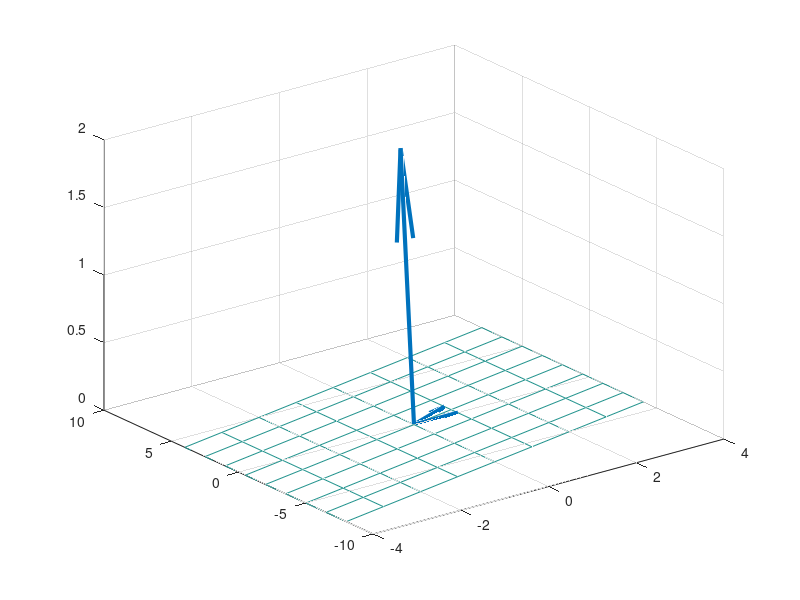

The MATLAB source for this figure:
clear all;
clf;

% Matriz cuyas COLUMNAS son tus vectores del sistema generador
A = [2, 0;  % Vector 1 (columna 1): [2; 1]
     1, 3]; % Vector 2 (columna 2): [0; 3]

% Generar una malla de escalares (coeficientes c1 y c2)
[c1, c2] = meshgrid(-2:0.5:2, -2:0.5:2);

% Operación matricial para generar múltiples vectores en el subespacio
% Cada punto en X e Y es una combinación lineal: c1*v1 + c2*v2
X_subespacio = A(1,1)*c1 + A(1,2)*c2;
Y_subespacio = A(2,1)*c1 + A(2,2)*c2;

% Graficar el subespacio generado (un plano o recta)
mesh(X_subespacio, Y_subespacio, zeros(size(X_subespacio)), 'FaceAlpha', 0.3);
hold on;
% (Luego usas quiver para superponer los vectores columna originales de A)

% 1. Definir los vectores columna en una matriz
V1 = [1; 0; 0];
V2 = [1; 1; 0];
V3 = [0; 1; 2];
A = [V1, V2, V3];

% 2. VALIDACIÓN MATEMÁTICA
if rank(A) == size(A, 2)
    disp('¡Los vectores son linealmente independientes! Forman una BASE.');
    % 3. CÓDIGO DE GRAFICACIÓN (quiver3 usando un bucle para graficar N vectores)
    origenes = zeros(3, size(A, 2));
    quiver3(origenes(1,:), origenes(2,:), origenes(3,:), A(1,:), A(2,:), A(3,:), 0, 'LineWidth', 3);
else
    disp('Los vectores son dependientes. No son una base, el subespacio tiene menor dimensión.');
    % Reducir la matriz para averiguar cuáles sí sirven
    [R, pivotes] = rref(A);
    % Graficar solo los vectores linealmente independientes (las columnas pivote)
end
